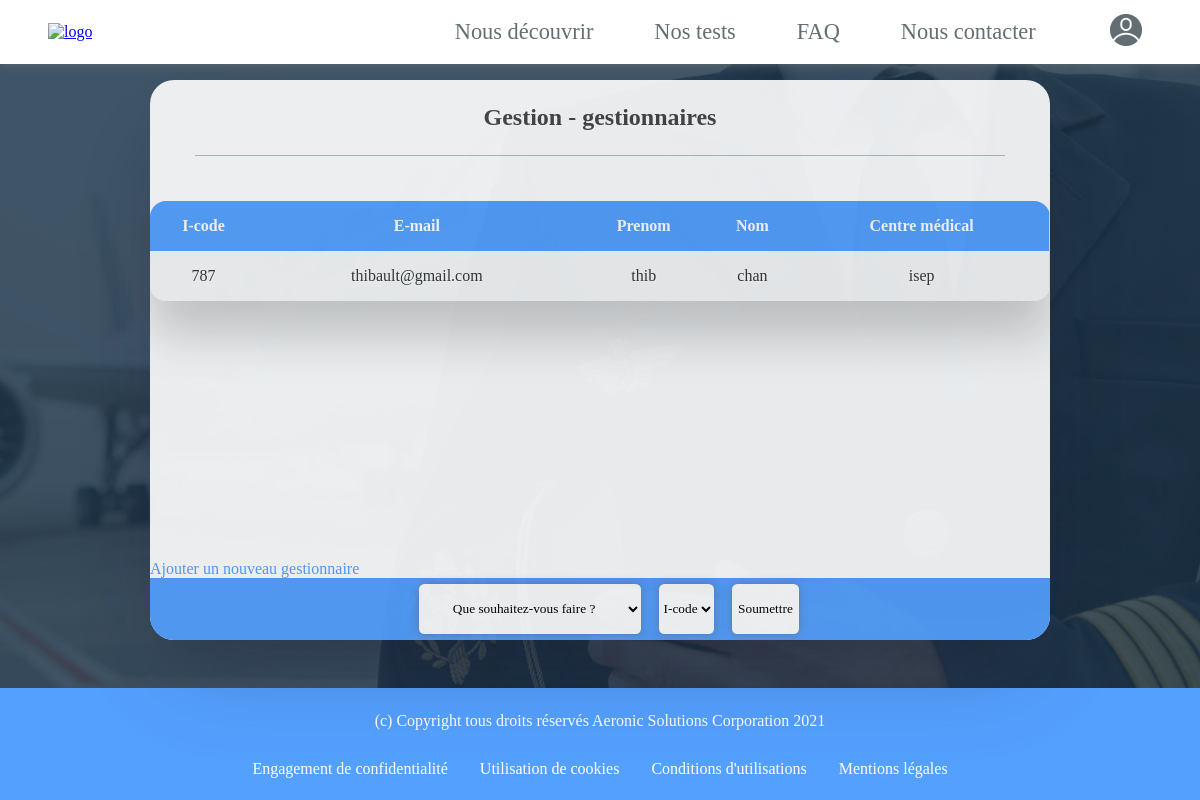
The app's page /controller/gestionGestionnaireController.php (signed in) with its own data.
### tables this page shows
CREATE TABLE IF NOT EXISTS `gestionnaires` (
  `id` int(11) NOT NULL AUTO_INCREMENT,
  `firstName` varchar(255) NOT NULL,
  `name` varchar(255) NOT NULL,
  `center` varchar(255) NOT NULL,
  `mail` varchar(255) NOT NULL,
  `password` varchar(255) NOT NULL,
  `status` varchar(255) NOT NULL DEFAULT 'gestionnaire',
  `icode` int(11) NOT NULL,
  `banish` varchar(5) NOT NULL DEFAULT 'false',
  PRIMARY KEY (`id`),
  UNIQUE KEY `mail` (`mail`),
  UNIQUE KEY `icode` (`icode`)
);

### controller/gestionGestionnaireController.php (called while the page is built, shortened)
<?php session_start();
include '../view/header.php';
include '../view/footer.php';
include '../model/database.php';
if (isset($_POST['gestionGestionnaire'])) {
    if (isset($_SESSION['modifGestionnaire'])) {
        unset($_SESSION['modifGestionnaire']);
    }
    extract($_POST);
    $_SESSION['modifGestionnaire'] = $_POST['code'];
    if ($_POST['gestionGestionnaire'] == 'modifier') {
        header("location: modifGestionnaireController.php");exit;
    } else if ($_POST['gestionGestionnaire'] == 'bannir') {
        header("location: bannirGestionnaireController.php");exit;
    } else if ($_POST['gestionGestionnaire'] == 'supprimer') {
        header("location: supprimerGestionnaireController.php");exit;
    }
} include '../view/gestionGestionnaire.php';
?>

### view/gestionGestionnaire.php (the view, shortened to what this page needs)
<!DOCTYPE html>
<html>
<head>
    <link rel="stylesheet" href="../public/css/gestionClient.css"/>
</head>
<body>
<div class="contentGestion">
    <div class="title_container">
        <h3>Gestion - gestionnaires</h3>
    </div>
    <div class="gestion_container">
        <table class="tableau_container">
            <thead>
            <tr>
                <th>I-code</th>
                <th>E-mail</th>
                <th>Prenom</th>
                <th>Nom</th>
                <th>Centre médical</th>
            </tr>
            </thead>
            <tbody>
            <?php
            $q = $db->query("SELECT * FROM gestionnaires order by icode asc");
            while($row = $q ->fetch()){
                $icode=$row[7];
                $mail=$row[4];
                $firstName = $row[1];
                $name = $row[2];
                $centre =$row[3];
                ?><tr>
                <td><?=$icode?></td>
                <td><?=$mail?></td>
                <td><?=$firstName?></td>
                <td><?=$name?></td>
                <td><?=$centre?></td>
                </tr> <?php
            }
            ?>
            </tbody>
        </table>
    </div>
    <div class="ajout_client">
        <a href="ajouterClientController.php">Ajouter un nouveau gestionnaire</a>
    </div>
    <div class="gestionnaireM">
        <select name="gestionGestionnaire" id="gestionGestionnaire" required>
            <option value="" >Que souhaitez-vous faire ?</option>
        </select>
        <select name="code" id="code" required >
            <option value="" selected="selected" disabled="disabled">I-code</option>
        </select>
        <button type="submit" id="buttonAdd" name="buttonAdd">Soumettre</button></div>
</div>
</body>
</html>

### public/css/header.css (style rules this page uses)
* { font-family: 'oumgouleh'; }
html { scroll-behavior: smooth; }

### public/css/footer.css (style rules this page uses)
* { font-family: 'oumgouleh'; }

### public/css/gestionClient.css (style rules this page uses)
body { margin : 0; overflow: hidden; background-image: url("../images/pilots.jpg"); background-attachment: fixed; background-position: center; background-repeat: no-repeat; background-size: cover; justify-content: center; align-items: center; display: flex; height: 100vh; }
p,h3 { font-family: 'oumgouleh'; }
.tableau_container { border-collapse: collapse; border-spacing: 0; font: normal 13px,sans-serif; width: 100%; border-collapse: collapse; border-radius: 1em; overflow: hidden; box-shadow: 0px 35px 50px rgba( 0, 0, 0, 0.2 ); margin-bottom : 5em; }
.tableau_container thead { justify-content: center; align-items: center; width: 100%; }
.tableau_container thead th { background-color: #54a0ff; color: white; text-align: center; height: 3em; }
.tableau_container tbody td { color: #333; text-shadow: 1px 1px 1px #fff; height: 3em; text-align: center; }
.tableau_container tr:nth-child(odd) { background: #F8F8F8; border-right: 1px solid #E6E4E4; }
.contentGestion { margin-top: -5em; border-radius: 1.5em; box-shadow: rgba(50, 50, 93, 0.25) 0px 50px 100px -20px, rgba(0, 0, 0, 0.3) 0px 30px 60px -30px; width: 75%; height: 70vh; font-family: "oumgouleh"; font-size: 16px; background-color: white; display: flex; flex-direction: column; overflow: hidden; align-items: center; transition: all 0.3s ease; opacity: 0.9; }
.title_container { height:15%; width: 90%; display: flex; align-items: center; justify-content: center; border-bottom: solid 1px #b2bec3; }
.title_container h3 ,.title_partie h3 { color:#444444; font-size: 1.5em; }
.gestion_container { height:75%; width: 100%; overflow-y: scroll; overflow-x: hidden; scroll-behavior: smooth; scrollbar-base-color: #9098A9; margin-top: 5%; }
.gestionnaireM { width: 100%; height: 13%; position: relative; background-color: #54a0ff; display: flex; justify-content: center ; }
select, input,button { height: 80%; margin-top:0.7%; margin-left: 2%; border-radius:0.4em; border-top-style: hidden; border-right-style: hidden; border-left-style: hidden; border-bottom-style: hidden; box-shadow: rgba(99, 99, 99, 0.5) 0px 0px 8px 0px; background-color: white; text-align: center; }
.ajout_client { width: 100%; }
.ajout_client a { font-family: "oumgouleh"; color:#54a0ff; text-decoration: none; }

### records on screen
gestionnaires: icode "787", mail "thibault@gmail.com", firstName "thib", name "chan", center "isep"
